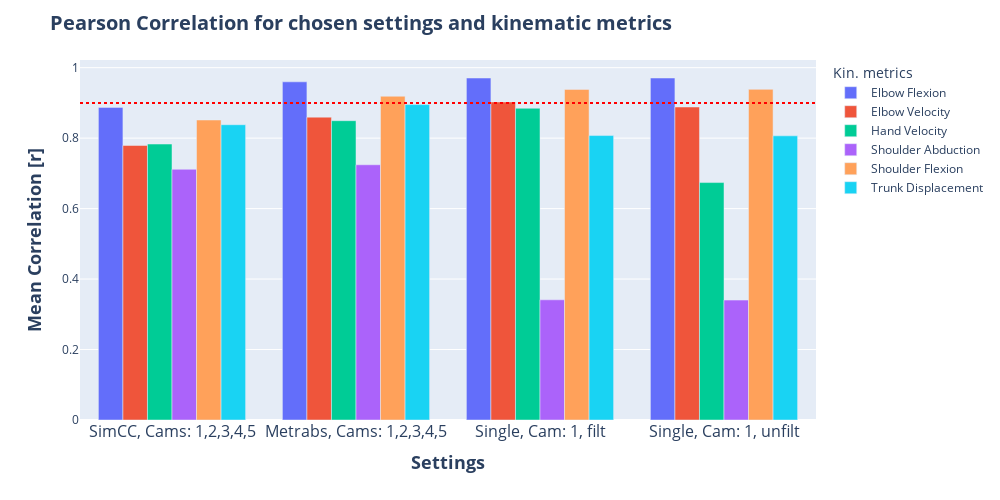

The cell this chart's notebook holds for it:
### Code cell
fig.show()

### Figure 1 — Plotly figure (JSON) as saved in the notebook; plotly's stock layout.template omitted (floating-point values rounded to 4 significant figures)
{"data": [{"alignmentgroup": "True", "hovertemplate": "Kin. metrics=Elbow Flexion<br>id_s_name=%{x}<br>correlation=%{y}<extra></extra>", "legendgroup": "Elbow Flexion", "marker": {"color": "#636efa", "pattern": {"shape": ""}}, "name": "Elbow Flexion", "offsetgroup": "Elbow Flexion", "orientation": "v", "showlegend": true, "textposition": "auto", "x": ["SimCC, Cams: 1,2,3,4,5", "Metrabs, Cams: 1,2,3,4,5", "Single, Cam: 1, filt", "Single, Cam: 1, unfilt"], "xaxis": "x", "y": [0.8873, 0.9598, 0.9707, 0.9706], "yaxis": "y", "type": "bar"}, {"alignmentgroup": "True", "hovertemplate": "Kin. metrics=Elbow Velocity<br>id_s_name=%{x}<br>correlation=%{y}<extra></extra>", "legendgroup": "Elbow Velocity", "marker": {"color": "#EF553B", "pattern": {"shape": ""}}, "name": "Elbow Velocity", "offsetgroup": "Elbow Velocity", "orientation": "v", "showlegend": true, "textposition": "auto", "x": ["SimCC, Cams: 1,2,3,4,5", "Metrabs, Cams: 1,2,3,4,5", "Single, Cam: 1, filt", "Single, Cam: 1, unfilt"], "xaxis": "x", "y": [0.7792, 0.8596, 0.9027, 0.8884], "yaxis": "y", "type": "bar"}, {"alignmentgroup": "True", "hovertemplate": "Kin. metrics=Hand Velocity<br>id_s_name=%{x}<br>correlation=%{y}<extra></extra>", "legendgroup": "Hand Velocity", "marker": {"color": "#00cc96", "pattern": {"shape": ""}}, "name": "Hand Velocity", "offsetgroup": "Hand Velocity", "orientation": "v", "showlegend": true, "textposition": "auto", "x": ["SimCC, Cams: 1,2,3,4,5", "Metrabs, Cams: 1,2,3,4,5", "Single, Cam: 1, filt", "Single, Cam: 1, unfilt"], "xaxis": "x", "y": [0.7832, 0.8495, 0.8847, 0.6739], "yaxis": "y", "type": "bar"}, {"alignmentgroup": "True", "hovertemplate": "Kin. metrics=Shoulder Abduction<br>id_s_name=%{x}<br>correlation=%{y}<extra></extra>", "legendgroup": "Shoulder Abduction", "marker": {"color": "#ab63fa", "pattern": {"shape": ""}}, "name": "Shoulder Abduction", "offsetgroup": "Shoulder Abduction", "orientation": "v", "showlegend": true, "textposition": "auto", "x": ["SimCC, Cams: 1,2,3,4,5", "Metrabs, Cams: 1,2,3,4,5", "Single, Cam: 1, filt", "Single, Cam: 1, unfilt"], "xaxis": "x", "y": [0.7116, 0.7244, 0.3412, 0.3404], "yaxis": "y", "type": "bar"}, {"alignmentgroup": "True", "hovertemplate": "Kin. metrics=Shoulder Flexion<br>id_s_name=%{x}<br>correlation=%{y}<extra></extra>", "legendgroup": "Shoulder Flexion", "marker": {"color": "#FFA15A", "pattern": {"shape": ""}}, "name": "Shoulder Flexion", "offsetgroup": "Shoulder Flexion", "orientation": "v", "showlegend": true, "textposition": "auto", "x": ["SimCC, Cams: 1,2,3,4,5", "Metrabs, Cams: 1,2,3,4,5", "Single, Cam: 1, filt", "Single, Cam: 1, unfilt"], "xaxis": "x", "y": [0.8515, 0.9188, 0.9383, 0.9384], "yaxis": "y", "type": "bar"}, {"alignmentgroup": "True", "hovertemplate": "Kin. metrics=Trunk Displacement<br>id_s_name=%{x}<br>correlation=%{y}<extra></extra>", "legendgroup": "Trunk Displacement", "marker": {"color": "#19d3f3", "pattern": {"shape": ""}}, "name": "Trunk Displacement", "offsetgroup": "Trunk Displacement", "orientation": "v", "showlegend": true, "textposition": "auto", "x": ["SimCC, Cams: 1,2,3,4,5", "Metrabs, Cams: 1,2,3,4,5", "Single, Cam: 1, filt", "Single, Cam: 1, unfilt"], "xaxis": "x", "y": [0.8381, 0.8952, 0.8073, 0.8065], "yaxis": "y", "type": "bar"}], "layout": {"xaxis": {"anchor": "y", "domain": [0.0, 1.0], "title": {"text": "<b>Settings<b>", "font": {"size": 18}}, "tickfont": {"size": 16}}, "yaxis": {"anchor": "x", "domain": [0.0, 1.0], "title": {"text": "<b>Mean Correlation [r]<b>", "font": {"size": 18}}}, "legend": {"title": {"text": "Kin. metrics"}, "tracegroupgap": 0}, "margin": {"t": 60}, "barmode": "group", "shapes": [{"line": {"color": "red", "dash": "dot"}, "name": "corr = 0.9", "type": "line", "x0": 0, "x1": 1, "xref": "x domain", "y0": 0.9, "y1": 0.9, "yref": "y"}], "title": {"font": {"size": 20}, "text": "<b>Pearson Correlation for chosen settings and kinematic metrics<b>"}, "width": 1000, "height": 500}}
